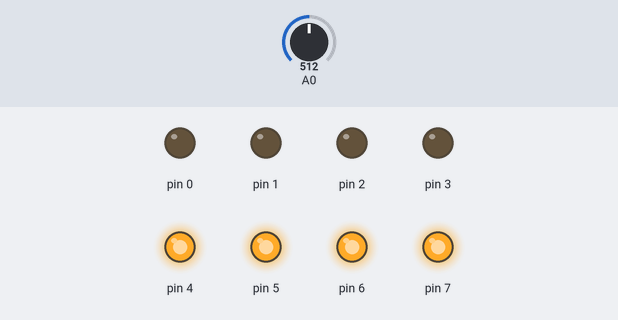
This sketch was run on a simulated Arduino Uno, built with avr-gcc and run on an emulated ATmega328P. On the bench: output pins drawn as LEDs (lit = HIGH). Inputs (shaded band) come from the test bench; at power-on: A0 = 512.

Above: at 0.8 s.
0.9 s: A0 set to 445
At 1.3 s:
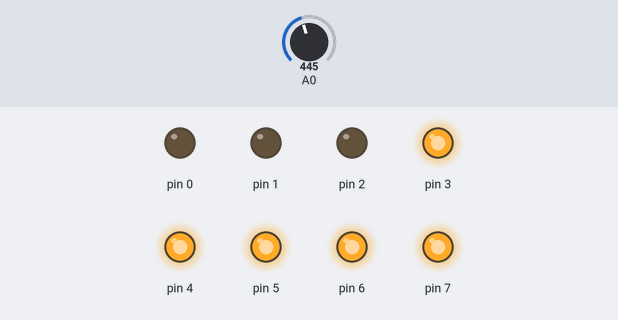
2.4 s: A0 set to 306
At 3.6 s:
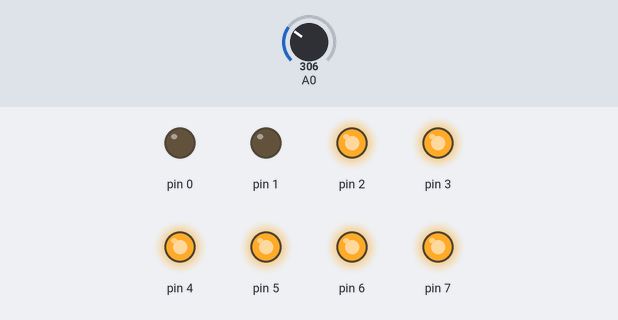
3.9 s: A0 set to 242
5.4 s: A0 set to 213
At 6.0 s:
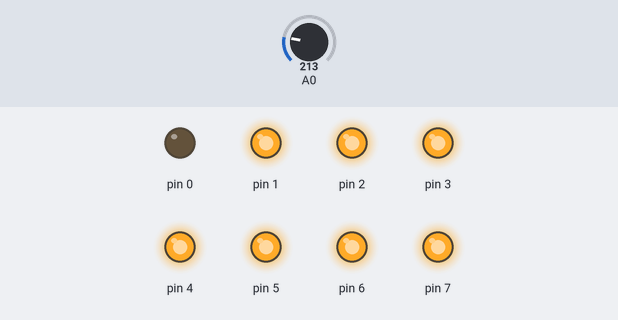
6.9 s: A0 set to 122
8.4 s: A0 set to 102
At 9.4 s:
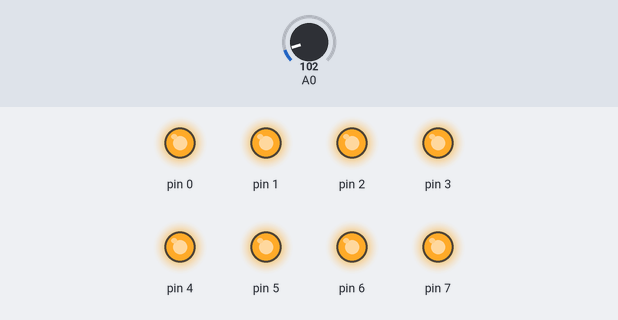
Timing chart, 0 to 10.9 s (numbered marks = the images above; inputs shaded):
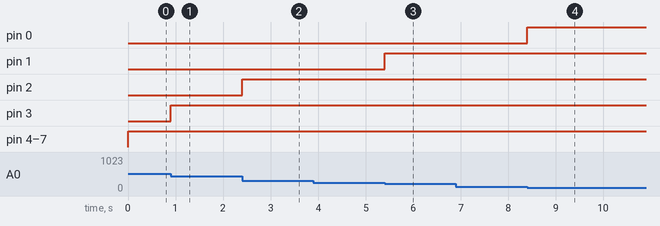

The sketch:

LAB5Check2.ino
```cpp
#include <avr/io.h>      // รวมไฟล์ header สำหรับการใช้งานอินพุต/เอาต์พุตของ AVR
#define F_CPU 16000000UL // กำหนดความถี่ของ CPU เป็น 16 MHz

int main(void) {
  uint16_t x;           // ประกาศตัวแปร x สำหรับเก็บค่าจาก ADC

  // Disable digital input on ADC0 to ADC5 pins (ลดการใช้พลังงาน)
  DIDR0 = 0x00111111;

  DDRD = 0xFF;          // กำหนดพอร์ต D เป็นเอาต์พุตทั้งหมด
  DDRC = 0x00;          // กำหนดพอร์ต C เป็นอินพุตทั้งหมด

  // กำหนด ADMUX register:
  // - ใช้ Vcc เป็นแรงดันอ้างอิง (REFS0=1, REFS1=0)
  // - อ่านค่า ADC เป็น 10-bit (ADLAR=0)
  ADMUX = (0<<REFS0)|(0<<REFS1)|(0<<ADLAR);

  // กำหนด ADCSRA register:
  // - เปิดใช้งาน ADC (ADEN=1)
  // - ตั้ง prescaler เป็น 128 (ADPS2=1, ADPS1=1, ADPS0=1)
  ADCSRA = (1<<ADEN)|(1<<ADPS2)|(1<<ADPS1)|(1<<ADPS0);

  while(1) {
    ADCSRA |= (1<<ADSC);    // เริ่มการแปลง ADC
    while(!(ADCSRA & (1<<ADIF))); // รอจนกว่าการแปลงจะเสร็จสิ้น

    x = ADC;  // อ่านค่าจาก ADC

    // กำหนดเงื่อนไขสำหรับการแสดงผล
    if(x < 113)
      PORTD = 0xFF;  // ถ้าค่าน้อยกว่า 113, เปิด LED ทั้งหมด
    else if (x < 227)
      PORTD = 0xFE;  // ถ้าค่าน้อยกว่า 227, เปิด LED ตัวสุดท้าย
    else if (x < 342)
      PORTD = 0xFC;  // ถ้าค่าน้อยกว่า 342, เปิด LED สองตัวสุดท้าย
    else if (x < 455)
      PORTD = 0xF8;  // ถ้าค่าน้อยกว่า 455, เปิด LED สามตัวสุดท้าย
    else if (x < 569)
      PORTD = 0xF0;  // ถ้าค่าน้อยกว่า 569, เปิด LED สี่ตัวสุดท้าย
    else if (x < 684)
      PORTD = 0xE0;  // ถ้าค่าน้อยกว่า 684, เปิด LED ห้าตัวสุดท้าย
    else if (x < 799)
      PORTD = 0xC0;  // ถ้าค่าน้อยกว่า 799, เปิด LED หกตัวสุดท้าย
    else if (x < 911)
      PORTD = 0x80;  // ถ้าค่าน้อยกว่า 911, เปิด LED ตัวแรก
    else
      PORTD = 0x00;  // ถ้ามากกว่าหรือเท่ากับ 911, ปิด LED ทั้งหมด

    ADCSRA |= (1<<ADIF); // เคลียร์ flag ของ ADC interrupt เพื่อพร้อมสำหรับการแปลงครั้งถัดไป
  }
}
```

Measured:
- the behaviour switches between 227 and 226 on A0 (found by bisection; images 2 and 3)
- the behaviour switches between 113 and 112 on A0 (found by bisection; images 3 and 4)
- after the input at 0.9 s, pin 3: LOW → HIGH at once
- after the input at 2.4 s, pin 2: LOW → HIGH at once
- after the input at 3.9 s, every drawn part: stays the same
- after the input at 5.4 s, pin 1: LOW → HIGH at once
- after the input at 6.9 s, every drawn part: stays the same
- after the input at 8.4 s, pin 0: LOW → HIGH at once
